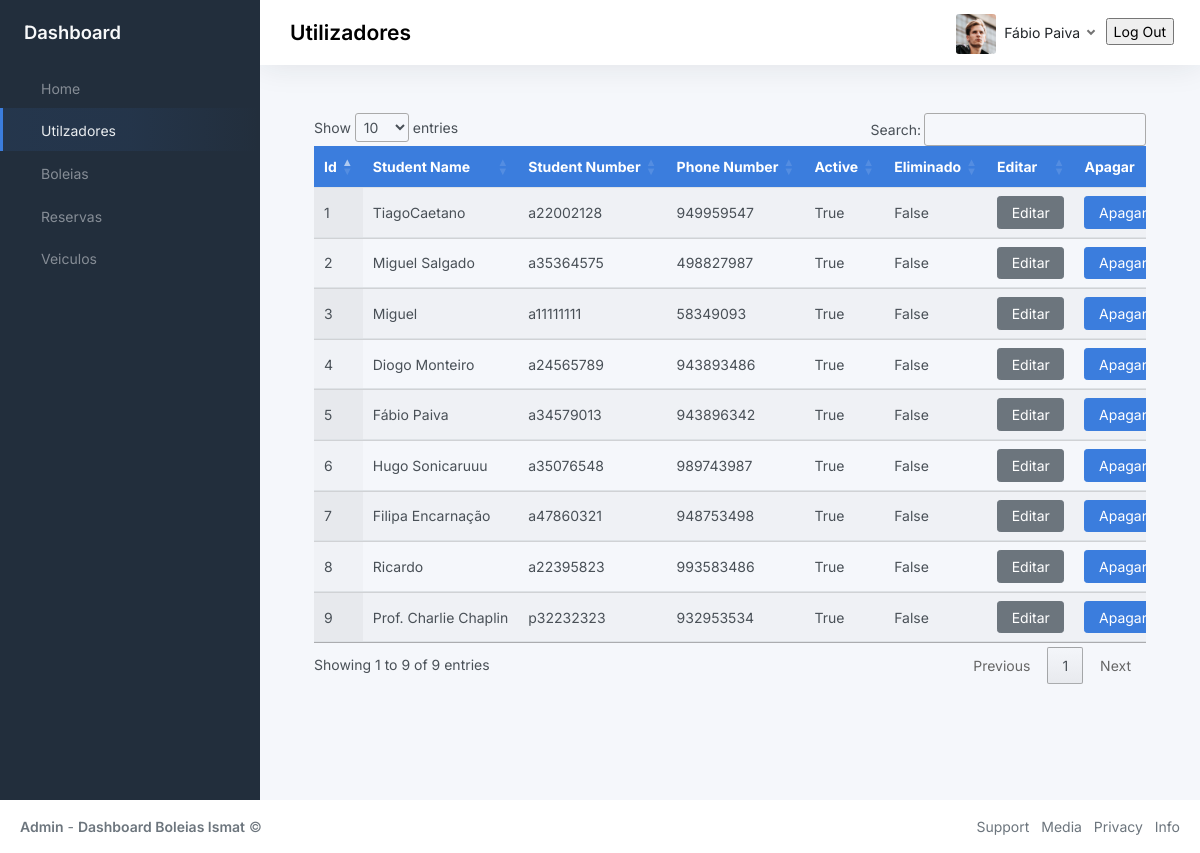
The page /usersPage (signed in) on the database as committed earlier.
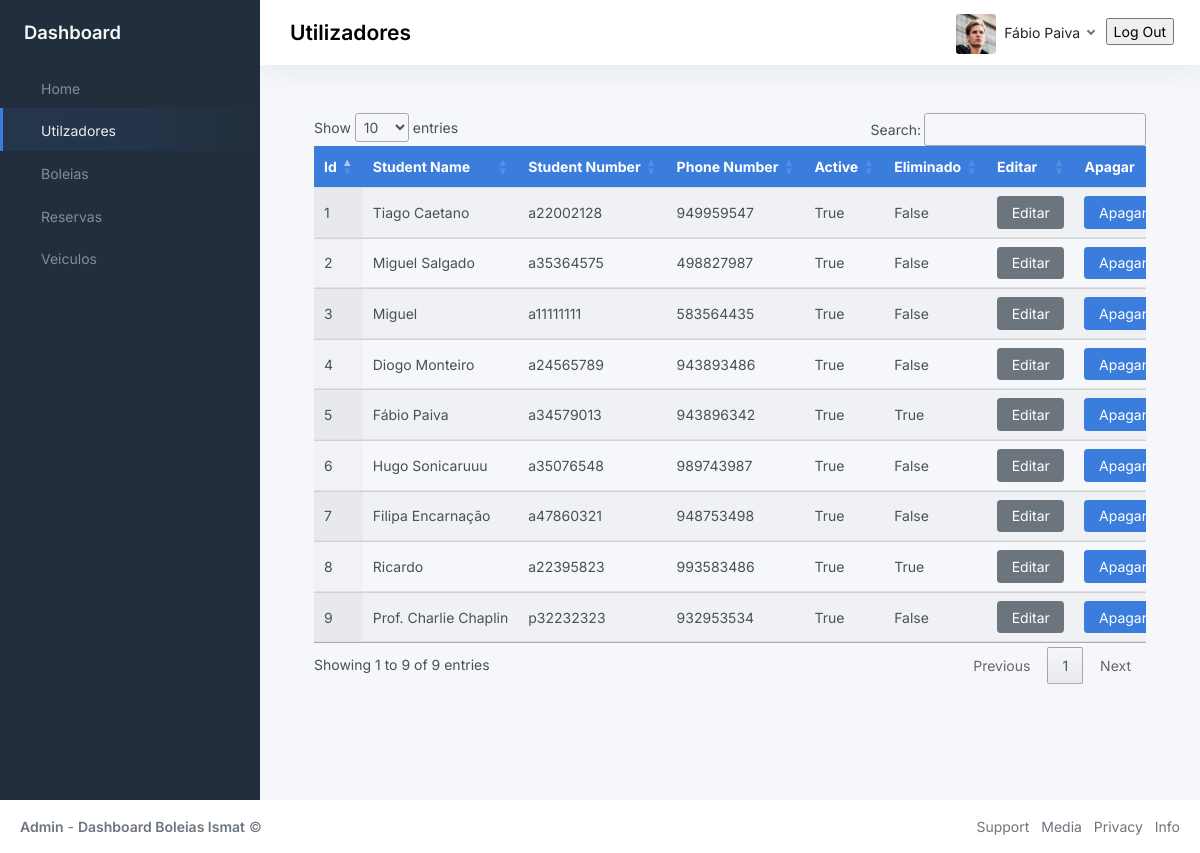
The same page on the database as committed later.
### BackOffice/models.py (models this page shows, shortened)
class User(db.Model, UserMixin):
	__tablename__ = 'user'
	id = db.Column(db.Integer, primary_key=True)
	name = db.Column(db.String(80), unique=True, nullable=False)
	student_number = db.Column(db.String(9), unique=True, nullable=False)
	phone_number = db.Column(db.Integer(), nullable=False)
	password = db.Column(db.String(60), nullable=False)
	gender = db.Column(db.String(10), nullable=False)
	registration_date = db.Column(db.DateTime, default=datetime.now)
	last_login_date = db.Column(db.DateTime, default=datetime.now)
	active = db.Column(db.Boolean())
	deleted = db.Column(db.Boolean(), default=False)

### BackOffice/userModule/__init__.py (the view, shortened to what this page needs)
@userModule.route('/usersPage', methods=['GET', 'POST'])
def toUsersPage():
    if current_user.is_authenticated:
        try:
            use_id = current_user.id
            activeUser =  db.session.query(User).filter(User.id==use_id).first()
            if request.method == 'GET':
                get_Users = db.session.query(User).all()
                return render_template("users.html", title="Login", get_Users = get_Users, activeUser = activeUser)
        except Exception as e:
            print(str(e))
    else:
        return redirect('/pages-sign-in')

### BackOffice/app.py (called while the page is built)
def create_app(config_filename):
    run = Flask(__name__)
    run.config.from_object(config_filename)
    db.init_app(run)
    bcrypt.init_app(run)
    with run.app_context():
        db.create_all()
    login_manager = LoginManager()
    login_manager.login_view = 'auth.login'
    login_manager.init_app(run)
    @login_manager.user_loader
    def load_user(user_id):
        return User.query.get(int(user_id))
    run.register_blueprint(login_module)
    run.register_blueprint(homeModule)
    run.register_blueprint(userModule)
    run.register_blueprint(rideModule)
    run.register_blueprint(reservaModule)
    run.register_blueprint(vehicleModule)
    return run

### BackOffice/templates/users.html (shortened to what this page needs)
{% extends 'index.html'%}
{% block navOptions %}
    <ul class="sidebar-nav">
        <li class="sidebar-item">
            <a class="sidebar-link" href="{{url_for('homeModule.toHomePage')}}">
                 <span class="align-middle">Home</span>
            </a>
        </li>
        <li class="sidebar-item  active">
            <a class="sidebar-link" href="{{url_for('userModule.toUsersPage')}}">
                 <span class="align-middle">Utilzadores</span>
            </a>
        </li>
        <li class="sidebar-item">
            <a class="sidebar-link" href="{{url_for('rideModule.toRidePage')}}">
                 <span class="align-middle">Boleias</span>
            </a>
        </li>
        <li class="sidebar-item">
            <a class="sidebar-link" href="{{url_for('reservaModule.toReservaPage')}}">
                 <span class="align-middle">Reservas</span>
            </a>
        </li>
        <li class="sidebar-item">
            <a class="sidebar-link" href="{{url_for('vehicleModule.toVehiclesPage')}}">
                 <span class="align-middle">Veiculos</span>
            </a>
        </li>
    </ul>
{% endblock navOptions %}
{% block page %}
<h3 class="position-absolute m-2 fw-bold text-">Utilizadores</h3>
{% endblock page %}
{% block profile %}
<img src="{{url_for('static', filename='img/avatars/avatar.jpg')}}" class="avatar img-fluid rounded me-1"/> <span class="text-dark">{{activeUser.name}}</span>
{% endblock profile %}
{% block content %}
<div class="container-md" id="table">
    <div class="table-responsive">
        <table class="table display nowrap" id="tabela">
            <thead class="bg-primary text-white">
                <tr>
                    <th>Id</th>
                    <th>Student Name</th>
                    <th>Student Number</th>
                    <th>Phone Number</th>
                    <th>Active</th>
                    <th>Eliminado</th>
                    <th>Editar</th>
                    <th>Apagar</th>
                </tr>
            </thead>
            <tbody>
                {% for user in get_Users %}
                <tr>
                <td>{{user.id}}</td>
                <td>{{user.name}}</td>
                <td>{{user.student_number}}</td>
                <td>{{user.phone_number	}}</td>
                <td>{{user.active}}</td>
                <td>{{user.deleted}}</td>
                <td><button class="Editar btn btn-secondary" id="{{user.id}}" data-bs-toggle="modal" data-bs-target="#staticBackdrop">Editar</button></td>
                <td><button class="Apagar btn btn-primary" id="{{user.id}}">Apagar User</button></td>
            </tr>
            {% endfor %}
            </tbody>
        </table>
    </div>
</div>
{% endblock content %}

### BackOffice/templates/index.html (shortened to what this page needs)
<!DOCTYPE html>
<html lang="en">
<head>
	<link rel="stylesheet" href="https://cdnjs.cloudflare.com/ajax/libs/font-awesome/6.2.1/css/all.min.css">
	<link href="https://cdn.jsdelivr.net/npm/bootstrap@5.2.3/dist/css/bootstrap.min.css" rel="stylesheet">
	<link rel="stylesheet" type="text/css" href="https://cdn.datatables.net/1.13.1/css/jquery.dataTables.css">
	<link href="{{url_for('static', filename='css/app.css')}}" rel="stylesheet">
</head>
<body>
	<div class="wrapper">
		<nav id="sidebar" class="sidebar js-sidebar">
			<div class="sidebar-content js-simplebar">
				<a class="sidebar-brand">
					<span class="align-middle">Dashboard</span>
				</a>
				{% block navOptions %}
				{% endblock navOptions %}
			</div>
		</nav>
		<div class="main">
			<nav class="navbar navbar-expand navbar-light navbar-bg">
				<div class="navbar-collapse collapse">
					{% block page %}
					{% endblock page %}
					<ul class="navbar-nav navbar-align">
						<a class="nav-link dropdown-toggle d-none d-sm-inline-block" href="#">
							{% block profile %}
							{% endblock profile %}
						</a>
						<div class="m-1">
							<form action="{{url_for('login.logOut')}}">
								<input type="submit" value="Log Out" />
							</form>
						</div>
					</ul>
				</div>
			</nav>
			<main class="content">
				{% block content %}
				{% endblock content %}
			</main>
		</div>
	</div>
	<footer class="footer">
		<div class="container-fluid ">
			<div class="row text-muted">
				<div class="col-6 text-start">
					<p class="mb-0">
						<a class="text-muted" href="https://www.ismat.pt/" target="_blank"><strong>Admin</strong></a> - <a class="text-muted" href="https://www.ismat.pt/" target="_blank"><strong>Dashboard Boleias Ismat</strong></a>								&copy;
					</p>
				</div>
				<div class="col-6 text-end">
					<ul class="list-inline">
						<li class="list-inline-item">
							<a class="text-muted" href="https://www.ismat.pt/instituto/contactos.html" target="_blank">Support</a>
						</li>
						<li class="list-inline-item">
							<a class="text-muted" href="https://www.ismat.pt/nos-media.html" target="_blank">Media</a>
						</li>
						<li class="list-inline-item">
							<a class="text-muted" href="https://www.ensinolusofona.pt/pt/politica-de-privacidade/" target="_blank">Privacy</a>
						</li>
						<li class="list-inline-item">
							<a class="text-muted" href="https://www.ismat.pt/informacoes-academicas.html" target="_blank">Info</a>
						</li>
					</ul>
				</div>
			</div>
		</div>
	</footer>
</body>
</html>

Rows that differ between the two databases and show on the page:
changed User "Fábio Paiva": deleted "False" → "True"
changed User id 1: name "TiagoCaetano" → "Tiago Caetano"
changed User "Miguel": phone_number "58349093" → "583564435"
changed User "Ricardo": deleted "False" → "True"
